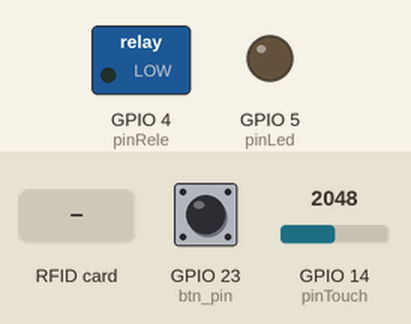
Recording of a sketch running on a simulated ESP32. On the bench: switched loads named in the sketch (green lamp = pin HIGH), output pins drawn as LEDs (lit = HIGH). Inputs (shaded band) come from the test bench; at power-on: GPIO 14 (pinTouch) = 2048, GPIO 23 (btn_pin) LOW. Nothing arrives over Bluetooth unless stated; what the sketch prints to the serial monitor is not drawn.

Above: at 1.2 s.
1.3 s: RFID card C7 83 82 33 held to the reader
At 1.8 s:
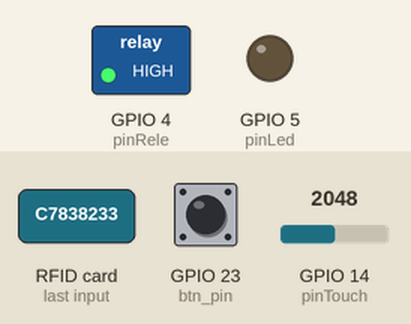
4.3 s: GPIO 14 (pinTouch) set to 22
6.9 s: GPIO 14 (pinTouch) set to 17
At 9.3 s:
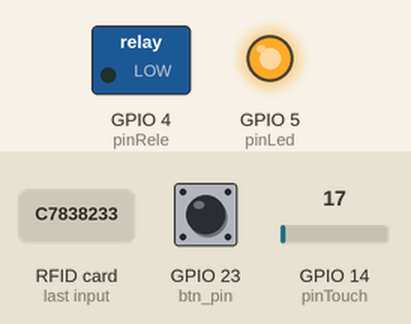
Timing chart, 0 to 10.8 s (numbered marks = the images above; inputs shaded):
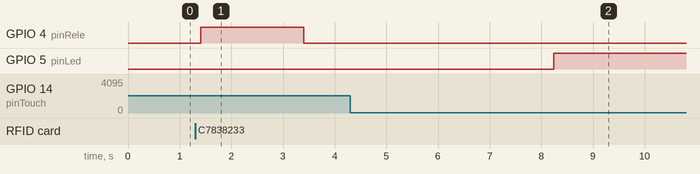

Measured:
- the behaviour switches between 20 and 19 on GPIO 14 (pinTouch) (found by bisection; images 1 and 2)
- after the input at 1.3 s, GPIO 4 (pinRele): LOW → HIGH after 0.11 s, → LOW 2.0 s later
- after the input at 6.9 s, GPIO 5 (pinLed): LOW → HIGH after 1.3 s

The sketch:

RFID.ino
```cpp
#include <MFRC522.h>//biblioteca responsável pela comunicação com o módulo RFID-RC522
#include <SPI.h> //biblioteca para comunicação do barramento SPI
#include <BluetoothSerial.h>
#define SS_PIN    21
#define RST_PIN   26

#define SIZE_BUFFER     27
#define MAX_SIZE_BLOCK  16


MFRC522 mfrc522(SS_PIN, RST_PIN);

BluetoothSerial ESP_BT;

int incoming;

int pinRele = 4;

//Variáveis do sistema de segurança
int btn_pin = 23;
int pinTouch = 14;
int pinLed = 5;
int sensorTouch = 0;

unsigned long tempo1= 0;
unsigned long tempo2= 0;

void IRAM_ATTR para(){
  digitalWrite(pinLed, LOW);
}


void setup() {
  Serial.begin(19200);
  SPI.begin();
  ESP_BT.begin("ESP32_Control");

  pinMode (pinRele, OUTPUT);

  pinMode(pinTouch, INPUT);
  pinMode(pinLed, OUTPUT);
  pinMode(btn_pin, INPUT);
  attachInterrupt(btn_pin, para, RISING);

  mfrc522.PCD_Init();
}

void loop() {
  sos();
   // Aguarda a aproximacao do cartao
  if ( mfrc522.PICC_IsNewCardPresent()) {
    if (mfrc522.PICC_ReadCardSerial()) {
    String tag = "";
    byte letra;
    for (byte i = 0; i < mfrc522.uid.size; i++)
    {
      Serial.print(mfrc522.uid.uidByte[i] < 0x10 ? " 0" : " ");
      Serial.print(mfrc522.uid.uidByte[i], HEX);
      tag.concat(String(mfrc522.uid.uidByte[i] < 0x10 ? " 0" : " "));
      tag.concat(String(mfrc522.uid.uidByte[i], HEX));
    }
    Serial.println();
    Serial.print("Mensagem : ");
    tag.toUpperCase();

  // Testa se o cartao1 foi lido
  if (tag.substring(1) == "C7 83 82 33")
  {
    Serial.print(F("Deu bom!"));
    digitalWrite(pinRele, HIGH);
    delay(2000);
    digitalWrite(pinRele, LOW);
  }else{
    Serial.println(F("Deu ruim!"));
    }

  mfrc522.PICC_HaltA();
  mfrc522.PCD_StopCrypto1();

    }
  }


   if (ESP_BT.available())
  {
    incoming = ESP_BT.read(); //Read what we receive

  // separate button ID from button value -> button ID is 10, 20, 30, etc, value is 1 or 0
  int button = floor(incoming / 10);
  int value = incoming % 10;

  switch (button) {
    case 1:
      Serial.print("Button 1:"); Serial.println(value);
      digitalWrite(pinRele, value);
      break;
    }
  }
}
void sos() {
  sensorTouch = analogRead(pinTouch);
  Serial.println(sensorTouch);
  delay(250);

  tempo1 = millis();
  while (sensorTouch < 20){
    sensorTouch = analogRead(pinTouch);
    Serial.println(sensorTouch);
    tempo2 = millis();
    if(tempo2 - tempo1 >= 1000){
        digitalWrite(pinLed, HIGH);
    }
  }
}
```
